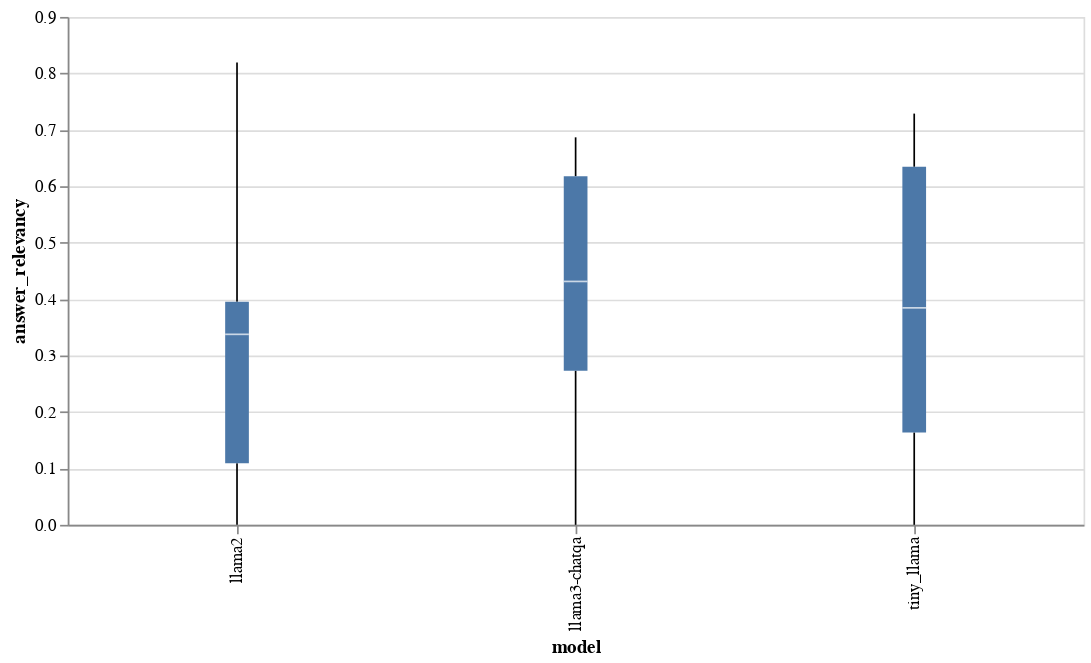

Write notebook code for a chart like this one.
### Code cell
# prompt: Mediante el marco de datos resultados: Plot a boxplot using model and answer_relevancy

import altair as alt
alt.Chart(resultados).mark_boxplot().encode(
    x = 'model',
    y = 'answer_relevancy'
).properties(width=600)
